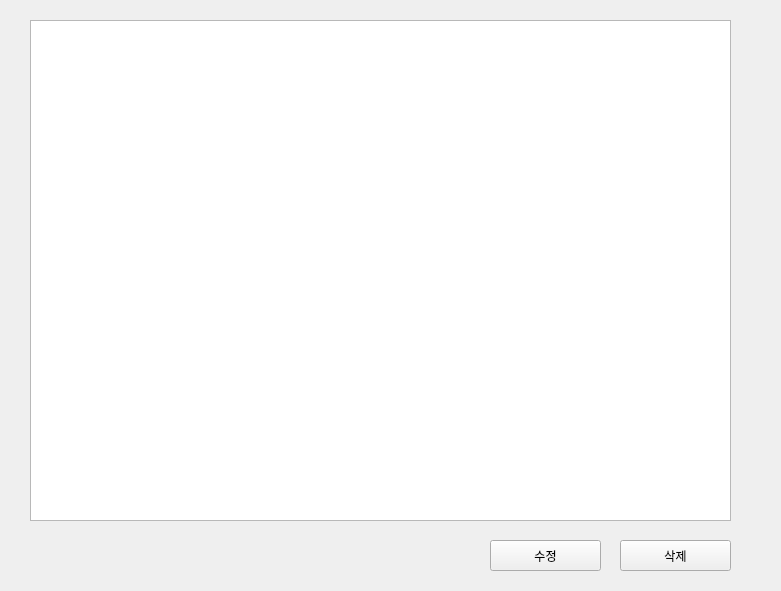
<?xml version="1.0" encoding="UTF-8"?>
<ui version="4.0">
 <class>Form</class>
 <widget class="QWidget" name="Form">
  <property name="geometry">
   <rect>
    <x>0</x>
    <y>0</y>
    <width>781</width>
    <height>591</height>
   </rect>
  </property>
  <property name="windowTitle">
   <string>Form</string>
  </property>
  <widget class="QTableWidget" name="tableWidget">
   <property name="geometry">
    <rect>
     <x>30</x>
     <y>20</y>
     <width>701</width>
     <height>501</height>
    </rect>
   </property>
  </widget>
  <widget class="QPushButton" name="pushButton_3">
   <property name="geometry">
    <rect>
     <x>490</x>
     <y>540</y>
     <width>111</width>
     <height>31</height>
    </rect>
   </property>
   <property name="text">
    <string>수정</string>
   </property>
  </widget>
  <widget class="QPushButton" name="pushButton_2">
   <property name="geometry">
    <rect>
     <x>620</x>
     <y>540</y>
     <width>111</width>
     <height>31</height>
    </rect>
   </property>
   <property name="text">
    <string>삭제</string>
   </property>
  </widget>
 </widget>
 <resources/>
 <connections/>
</ui>
